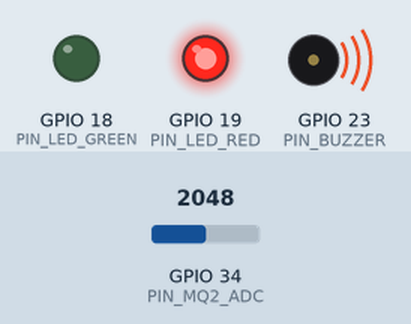
The sketch below on a simulated ESP32. On the bench: output pins drawn as LEDs (lit = HIGH), buzzer (waves = sounding, pin HIGH). Inputs (shaded band) come from the test bench; at power-on: GPIO 34 (PIN_MQ2_ADC) = 2048. What the sketch prints to the serial monitor is not drawn.

Above: at 21.4 s.
21.5 s: GPIO 34 (PIN_MQ2_ADC) set to 1834
23.0 s: GPIO 34 (PIN_MQ2_ADC) set to 1749
At 23.4 s:
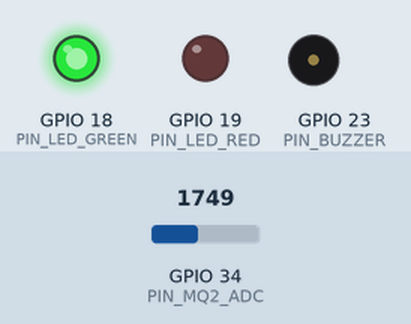
24.5 s: GPIO 34 (PIN_MQ2_ADC) set to 1840
At 25.8 s:
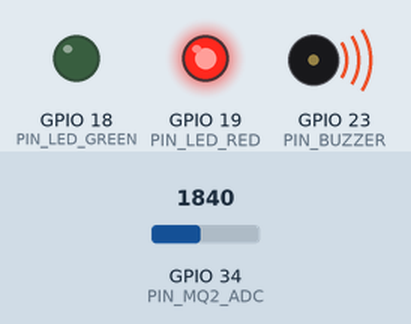
Timing chart, 0 to 27.5 s (numbered marks = the images above; inputs shaded):
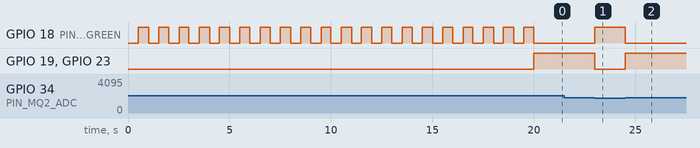

Measured:
- the behaviour switches between 1800 and 1799 on GPIO 34 (PIN_MQ2_ADC) (found by bisection; images 0 and 1)
- after the input at 21.5 s, every drawn part: stays the same
- after the input at 23.0 s, GPIO 18 (PIN_LED_GREEN): LOW → HIGH at once; GPIO 19 (PIN_LED_RED), GPIO 23 (PIN_BUZZER): HIGH → LOW at once
- after the input at 24.5 s, GPIO 18 (PIN_LED_GREEN): HIGH → LOW at once; GPIO 19 (PIN_LED_RED), GPIO 23 (PIN_BUZZER): LOW → HIGH at once
- by itself, GPIO 18 (PIN_LED_GREEN): alternates HIGH for 0.51 s and LOW for 0.51 s, 40 changes in all, then stays LOW

The sketch:

aeris_firmware.ino
```cpp
/*
  AERIS · ESP32 + MQ-2 Industrial Gas Monitoring Firmware

  Hardware Pinout:
  - MQ-2 Analog AOUT: GPIO 34 (ADC1_CH6)
  - Green LED (Normal): GPIO 18
  - Red LED (Alarm): GPIO 19
  - Active Buzzer: GPIO 23

  Wi-Fi Access Point:
  - SSID: ESP32-Gas-Monitor
  - Password: GasMonitor123
  - Default IP: 192.168.4.1
  - JSON API: http://192.168.4.1/api
*/

#include <WiFi.h>
#include <WebServer.h>

// Pin Definitions
const int PIN_MQ2_ADC   = 34;
const int PIN_LED_GREEN = 18;
const int PIN_LED_RED   = 19;
const int PIN_BUZZER    = 23;

// Sensor & Alarm Parameters
const int ALARM_THRESHOLD = 1800;          // ADC Counts trip level (0-4095)
const unsigned long WARMUP_TIME_MS = 20000; // 20s initial stabilization for demo (normally 60-180s)

// AP Credentials
const char* AP_SSID = "ESP32-Gas-Monitor";
const char* AP_PASS = "GasMonitor123";

WebServer server(80);
unsigned long systemStartTime = 0;

void handleApi() {
  unsigned long now = millis();
  bool isReady = (now - systemStartTime) >= WARMUP_TIME_MS;

  // Read 12-bit ADC (average of 8 samples for stability)
  long sum = 0;
  for (int i = 0; i < 8; i++) {
    sum += analogRead(PIN_MQ2_ADC);
    delayMicroseconds(250);
  }
  int adcValue = sum / 8;

  bool isAlarm = isReady && (adcValue >= ALARM_THRESHOLD);

  // Construct JSON response matching AERIS specification
  String json = "{";
  json += "\"adc\":" + String(adcValue) + ",";
  json += "\"threshold\":" + String(ALARM_THRESHOLD) + ",";
  json += "\"alarm\":" + String(isAlarm ? "true" : "false") + ",";
  json += "\"ready\":" + String(isReady ? "true" : "false") + ",";
  json += "\"green_led\":" + String((isReady && !isAlarm) ? "true" : "false") + ",";
  json += "\"red_led\":" + String(isAlarm ? "true" : "false") + ",";
  json += "\"buzzer\":" + String(isAlarm ? "true" : "false") + ",";
  json += "\"uptime\":" + String(now);
  json += "}";

  // Critical CORS headers to allow browser fetch from any client
  server.sendHeader("Access-Control-Allow-Origin", "*");
  server.sendHeader("Access-Control-Allow-Methods", "GET, OPTIONS");
  server.sendHeader("Access-Control-Allow-Headers", "Content-Type");
  server.sendHeader("Cache-Control", "no-cache, no-store, must-revalidate");
  server.send(200, "application/json", json);
}

void handleRoot() {
  String html = "<!DOCTYPE html><html><head><meta charset='utf-8'><title>AERIS ESP32</title></head>"
                "<body style='font-family:sans-serif;padding:2rem;text-align:center;'>"
                "<h2>AERIS Gas Monitor AP</h2>"
                "<p>API endpoint live at <a href='/api'>/api</a></p>"
                "</body></html>";
  server.send(200, "text/html", html);
}

void setup() {
  Serial.begin(115200);
  systemStartTime = millis();

  // GPIO Modes
  pinMode(PIN_MQ2_ADC, INPUT);
  pinMode(PIN_LED_GREEN, OUTPUT);
  pinMode(PIN_LED_RED, OUTPUT);
  pinMode(PIN_BUZZER, OUTPUT);

  // Initial State: LEDs & Buzzer Off
  digitalWrite(PIN_LED_GREEN, LOW);
  digitalWrite(PIN_LED_RED, LOW);
  digitalWrite(PIN_BUZZER, LOW);

  // Configure Wi-Fi Access Point
  WiFi.mode(WIFI_AP);
  WiFi.softAP(AP_SSID, AP_PASS);

  IPAddress myIP = WiFi.softAPIP();
  Serial.print("AERIS AP Started: ");
  Serial.println(AP_SSID);
  Serial.print("Access Point IP: ");
  Serial.println(myIP);

  // Set WebServer Routes
  server.on("/", HTTP_GET, handleRoot);
  server.on("/api", HTTP_GET, handleApi);
  server.begin();
  Serial.println("HTTP Server active.");
}

void loop() {
  server.handleClient();

  unsigned long now = millis();
  bool isReady = (now - systemStartTime) >= WARMUP_TIME_MS;
  int adcValue = analogRead(PIN_MQ2_ADC);
  bool isAlarm = isReady && (adcValue >= ALARM_THRESHOLD);

  // Local Autonomous Hardware Control (works even without browser connected)
  if (!isReady) {
    // Warming up: blink green LED slowly
    digitalWrite(PIN_LED_GREEN, (now / 500) % 2);
    digitalWrite(PIN_LED_RED, LOW);
    digitalWrite(PIN_BUZZER, LOW);
  } else if (isAlarm) {
    digitalWrite(PIN_LED_GREEN, LOW);
    digitalWrite(PIN_LED_RED, HIGH);
    digitalWrite(PIN_BUZZER, HIGH);
  } else {
    digitalWrite(PIN_LED_GREEN, HIGH);
    digitalWrite(PIN_LED_RED, LOW);
    digitalWrite(PIN_BUZZER, LOW);
  }

  delay(20);
}
```
